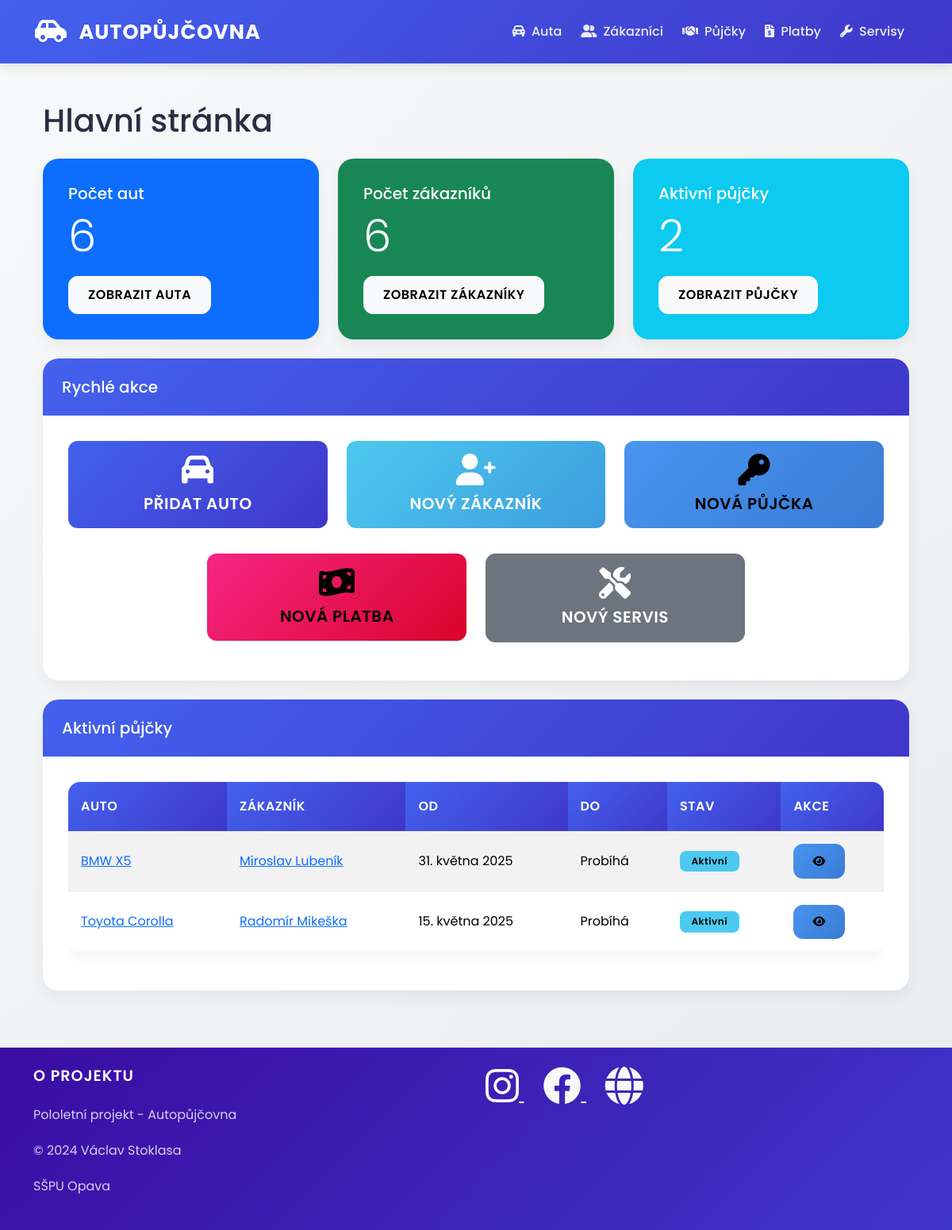
The page / on the database its author committed.
### auto/models.py (models this page shows, shortened)
class Pujcka(models.Model):
    datum_pujceni = models.DateField()
    datum_vraceni = models.DateField(blank=True, null=True)
    zakaznik = models.ForeignKey(Zakaznik, on_delete=models.CASCADE)
    auto = models.ForeignKey(Auto, on_delete=models.CASCADE)
    cena = models.DecimalField(max_digits=10, decimal_places=2)
    class Meta:
        verbose_name = "Pujcka"
        verbose_name_plural = "Pujcky   "

class Auto(models.Model):
    znacka = models.CharField(max_length=45,verbose_name="Značka auta",help_text="Zadejte značku auta")
    model = models.CharField(max_length=45,verbose_name="Model dané značky auta")
    rok_vyroby = models.PositiveIntegerField(blank=True, null=True, validators=[MinValueValidator(1900), MaxValueValidator(2025)],verbose_name='Rok vydání', help_text='Zadejte rok vydání (1900 - 2025)')
    dostupnost = models.BooleanField()
    cena_za_den = models.DecimalField(max_digits=10, decimal_places=2)
    class Meta:
        verbose_name = "Auto"
        verbose_name_plural = "Auta"

class Zakaznik(models.Model):
    jmeno = models.CharField(max_length=45,verbose_name="Jméno zákazníka",help_text="Zadejte křestní jméno",error_messages={'blank': "Jméno autora musí být vyplněno!"})
    prijmeni = models.CharField(max_length=45,verbose_name="Přijmení zakazníka",help_text="Zadejte přijemní",error_messages={'blank':"Přijmení autora musí být vyplněno!"})
    datum_narozeni = models.DateField(blank=True, null=True, verbose_name='Datum narození')
    email = models.CharField(max_length=38,verbose_name="e-mail zákaznika",help_text="Zadejte e-mail")
    telefon = models.CharField(max_length=9)
    class Meta:
        ordering = ['prijmeni', 'jmeno']
        verbose_name = 'Zakazník'
        verbose_name_plural = 'Zákazníci'

### auto/views.py (the view)
# urls.py: path('', views.index, name='index'),
def index(request):
    aktivni_pujcky = Pujcka.objects.filter(
        Q(datum_vraceni__isnull=True) | Q(datum_vraceni__gte=timezone.now().date())
    ).select_related('auto', 'zakaznik').order_by('datum_vraceni')
    context = {
        'nadpis': 'Hlavní stránka',
        'pocet_zakazniku': Zakaznik.objects.count(),
        'pocet_aut': Auto.objects.count(),
        'pocet_pujcek': aktivni_pujcky.count(),
        'aktivni_pujcky': aktivni_pujcky
    }
    return render(request, 'index.html', context)

### auto/templates/index.html (shortened to what this page needs)
{% extends "base.html" %}
{% block content %}
<div class="container">
    <h1 class="mb-4">{{ nadpis }}</h1>
    <div class="row mb-4">
        <div class="col-md-4">
            <div class="card text-white bg-primary">
                <div class="card-body">
                    <h5 class="card-title">Počet aut</h5>
                    <p class="card-text display-4">{{ pocet_aut }}</p>
                    <a href="{% url 'seznam_aut' %}" class="btn btn-light">Zobrazit auta</a>
                </div>
            </div>
        </div>
        <div class="col-md-4">
            <div class="card text-white bg-success">
                <div class="card-body">
                    <h5 class="card-title">Počet zákazníků</h5>
                    <p class="card-text display-4">{{ pocet_zakazniku }}</p>
                    <a href="{% url 'seznam_zakazniku' %}" class="btn btn-light">Zobrazit zákazníky</a>
                </div>
            </div>
        </div>
        <div class="col-md-4">
            <div class="card text-white bg-info">
                <div class="card-body">
                    <h5 class="card-title">Aktivní půjčky</h5>
                    <p class="card-text display-4">{{ pocet_pujcek }}</p>
                    <a href="{% url 'seznam_pujcek' %}" class="btn btn-light">Zobrazit půjčky</a>
                </div>
            </div>
        </div>
    </div>
    <div class="row mb-4">
        <div class="col-12">
            <div class="card">
                <div class="card-header d-flex justify-content-between align-items-center">
                    <h5 class="mb-0">Rychlé akce</h5>
                </div>
                <div class="card-body">
                    <div class="row justify-content-center mb-3">
                        <div class="col-md-4">
                            <a href="{% url 'pridat_auto' %}" class="btn btn-primary btn-lg w-100 mb-3 py-3">
                                <i class="fas fa-car fa-2x mb-2"></i>
                                <br>Přidat auto
                            </a>
                        </div>
                        <div class="col-md-4">
                            <a href="{% url 'pridat_zakaznika' %}" class="btn btn-success btn-lg w-100 mb-3 py-3">
                                <i class="fas fa-user-plus fa-2x mb-2"></i>
                                <br>Nový zákazník
                            </a>
                        </div>
                        <div class="col-md-4">
                            <a href="{% url 'pridat_pujcku' %}" class="btn btn-info btn-lg w-100 mb-3 py-3">
                                <i class="fas fa-key fa-2x mb-2"></i>
                                <br>Nová půjčka
                            </a>
                        </div>
                    </div>
                    <div class="row justify-content-center">
                        <div class="col-md-4">
                            <a href="{% url 'pridat_platbu' %}" class="btn btn-warning btn-lg w-100 mb-3 py-3">
                                <i class="fas fa-money-bill-wave fa-2x mb-2"></i>
                                <br>Nová platba
                            </a>
                        </div>
                        <div class="col-md-4">
                            <a href="{% url 'pridat_servis' %}" class="btn btn-secondary btn-lg w-100 mb-3 py-3">
                                <i class="fas fa-tools fa-2x mb-2"></i>
                                <br>Nový servis
                            </a>
                        </div>
                    </div>
                </div>
            </div>
        </div>
    </div>
    <div class="row">
        <div class="col-12">
            <div class="card">
                <div class="card-header">
                    <h5 class="mb-0">Aktivní půjčky</h5>
                </div>
                <div class="card-body">
                    <div class="table-responsive">
                        <table class="table table-striped">
                            <thead>
                                <tr>
                                    <th>Auto</th>
                                    <th>Zákazník</th>
                                    <th>Od</th>
                                    <th>Do</th>
                                    <th>Stav</th>
                                    <th>Akce</th>
                                </tr>
                            </thead>
                            <tbody>
                                {% for pujcka in aktivni_pujcky %}
                                <tr>
                                    <td>
                                        <a href="{% url 'detail_auta' pujcka.auto.pk %}">
                                            {{ pujcka.auto.znacka }} {{ pujcka.auto.model }}
                                        </a>
                                    </td>
                                    <td>
                                        <a href="{% url 'detail_zakaznika' pujcka.zakaznik.pk %}">
                                            {{ pujcka.zakaznik.jmeno }} {{ pujcka.zakaznik.prijmeni }}
                                        </a>
                                    </td>
                                    <td>{{ pujcka.datum_pujceni }}</td>
                                    <td>{{ pujcka.datum_vraceni|default:"Probíhá" }}</td>
                                    <td>
                                        {% if pujcka.datum_vraceni %}
                                        <span class="badge badge-warning">Rezervováno</span>
                                        {% else %}
                                        <span class="badge badge-success">Aktivní</span>
                                        {% endif %}
                                    </td>
                                    <td>
                                        <a href="{% url 'detail_pujcky' pujcka.pk %}" class="btn btn-sm btn-info">
                                            <i class="fas fa-eye"></i>
                                        </a>
                                    </td>
                                </tr>
                                {% empty %}
                                <tr>
                                    <td colspan="6" class="text-center">Žádné aktivní půjčky</td>
                                </tr>
                                {% endfor %}
                            </tbody>
                        </table>
                    </div>
                </div>
            </div>
        </div>
    </div>
</div>
{% endblock %}

### auto/templates/base.html (shortened to what this page needs)
{% load static %}
<!DOCTYPE html>
<html lang="cs">
<head>
    <link href="https://cdn.jsdelivr.net/npm/bootstrap@5.3.3/dist/css/bootstrap.min.css" rel="stylesheet">
    <link href="https://cdnjs.cloudflare.com/ajax/libs/font-awesome/6.0.0/css/all.min.css" rel="stylesheet">
    <link href="{% static 'css/style.css' %}" rel="stylesheet">
</head>
<body class="d-flex flex-column min-vh-100">
    {% include 'page/navbar.html' %}
    <main class="container py-4 fade-in">
        {% block content %}{% endblock %}
    </main>
    {% include 'page/footer.html' %}
</body>
</html>

### auto/templates/page/navbar.html (shortened to what this page needs)
{% load static %}
<nav class="navbar navbar-expand-lg navbar-dark mb-4">
    <div class="container">
        <a class="navbar-brand" href="{% url 'index' %}">
            <i class="fas fa-car-side fa-lg me-2"></i> Autopůjčovna
        </a>
        <div class="collapse navbar-collapse" id="navbarNav">
            <ul class="navbar-nav ms-auto">
                <li class="nav-item me-2">
                    <a class="nav-link {% if request.resolver_match.url_name == 'seznam_aut' %}active{% endif %}" href="{% url 'seznam_aut' %}">
                        <i class="fas fa-car-alt me-1"></i> Auta
                    </a>
                </li>
                <li class="nav-item me-2">
                    <a class="nav-link {% if request.resolver_match.url_name == 'seznam_zakazniku' %}active{% endif %}" href="{% url 'seznam_zakazniku' %}">
                        <i class="fas fa-user-friends me-1"></i> Zákazníci
                    </a>
                </li>
                <li class="nav-item me-2">
                    <a class="nav-link {% if request.resolver_match.url_name == 'seznam_pujcek' %}active{% endif %}" href="{% url 'seznam_pujcek' %}">
                        <i class="fas fa-handshake me-1"></i> Půjčky
                    </a>
                </li>
                <li class="nav-item me-2">
                    <a class="nav-link {% if request.resolver_match.url_name == 'seznam_plateb' %}active{% endif %}" href="{% url 'seznam_plateb' %}">
                        <i class="fas fa-file-invoice-dollar me-1"></i> Platby
                    </a>
                </li>
                <li class="nav-item me-2">
                    <a class="nav-link {% if request.resolver_match.url_name == 'seznam_servisu' %}active{% endif %}" href="{% url 'seznam_servisu' %}">
                        <i class="fas fa-wrench me-1"></i> Servisy
                    </a>
                </li>
            </ul>
        </div>
    </div>
</nav>

### auto/templates/page/footer.html (shortened to what this page needs)
    <footer class="bg-dark text-light py-4 mt-5">
        <div class="container">
            <div class="row">
                <div class="col-md-6">
                    <h5>O projektu</h5>
                    <p>Pololetní projekt - Autopůjčovna</p>
                    <p>&copy; 2024 Václav Stoklasa</p>
                    <p>SŠPU Opava</p>
                </div>
                <div class="col-md-6 text-md-right">
                    <div class="social-links">
                        <a href="https://www.instagram.com/sspu_opava/" class="text-light mr-3" target="_blank">
                            <i class="fab fa-instagram fa-2x"></i>
                        </a>
                        <a href="https://www.facebook.com/sspu.opava" class="text-light mr-3" target="_blank">
                            <i class="fab fa-facebook fa-2x"></i>
                        </a>
                        <a href="https://www.sspu-opava.cz" class="text-light" target="_blank">
                            <i class="fas fa-globe fa-2x"></i>
                        </a>
                    </div>
                </div>
            </div>
        </div>
    </footer>

### static/css/style.css (style rules this page uses)
:root { --primary-color: #4361ee; --secondary-color: #3f37c9; --success-color: #4cc9f0; --info-color: #4895ef; --warning-color: #f72585; --danger-color: #ff006e; --dark-color: #3a0ca3; --light-color: #f8f9fa; --gray-color: #b5b5b5; }
body { font-family: 'Poppins', sans-serif; background: linear-gradient(135deg, #f8f9fa 0%, #e9ecef 100%); color: #2b2d42; min-height: 100vh; }
.navbar { background: linear-gradient(135deg, var(--primary-color) 0%, var(--secondary-color) 100%) !important; padding: 1rem 2rem; box-shadow: 0 4px 15px rgba(0, 0, 0, 0.1); }
.navbar-brand { font-weight: 700; font-size: 1.6rem; color: white !important; text-transform: uppercase; letter-spacing: 1px; }
.navbar-nav .nav-link { color: rgba(255, 255, 255, 0.9) !important; font-weight: 500; padding: 0.5rem 1rem; border-radius: 8px; transition: all 0.3s ease; }
.card { border: none; border-radius: 20px; box-shadow: 0 8px 20px rgba(0, 0, 0, 0.05); transition: all 0.3s ease; background: white; overflow: hidden; }
.card-header { background: linear-gradient(135deg, var(--primary-color) 0%, var(--secondary-color) 100%); color: white; border-bottom: none; padding: 1.5rem; font-weight: 600; }
.card-body { padding: 2rem; }
.btn { border-radius: 12px; padding: 0.7rem 1.5rem; font-weight: 600; text-transform: uppercase; letter-spacing: 0.5px; transition: all 0.3s ease; position: relative; overflow: hidden; }
.btn::after { content: ''; position: absolute; top: 0; left: 0; width: 100%; height: 100%; background: linear-gradient(rgba(255,255,255,0.2), transparent); opacity: 0; transition: opacity 0.3s ease; }
.btn-primary { background: linear-gradient(135deg, var(--primary-color) 0%, var(--secondary-color) 100%); border: none; }
.btn-success { background: linear-gradient(135deg, var(--success-color) 0%, #3d9ddd 100%); border: none; }
.btn-info { background: linear-gradient(135deg, var(--info-color) 0%, #3a7bd5 100%); border: none; }
.btn-warning { background: linear-gradient(135deg, var(--warning-color) 0%, #d90429 100%); border: none; }
.table { background: white; border-radius: 15px; overflow: hidden; box-shadow: 0 5px 15px rgba(0, 0, 0, 0.05); }
.table thead th { background: linear-gradient(135deg, var(--primary-color) 0%, var(--secondary-color) 100%); color: white; font-weight: 600; text-transform: uppercase; letter-spacing: 0.5px; padding: 1.2rem 1rem; border: none; }
.table tbody td { padding: 1rem; vertical-align: middle; border-bottom: 1px solid rgba(0, 0, 0, 0.05); }
.table-striped tbody tr:nth-of-type(odd) { background-color: rgba(67, 97, 238, 0.05); }
.badge { padding: 0.6em 1.2em; border-radius: 8px; font-weight: 600; letter-spacing: 0.5px; }
.badge.badge-success, .badge.bg-success { background: var(--success-color) !important; color: #000 !important; }
footer { background: linear-gradient(135deg, var(--dark-color) 0%, var(--secondary-color) 100%) !important; color: white; padding: 3rem 0; margin-top: auto; }
footer h5 { color: white; font-weight: 600; margin-bottom: 1.5rem; font-size: 1.2rem; text-transform: uppercase; letter-spacing: 1px; }
footer p { color: rgba(255, 255, 255, 0.8); line-height: 1.8; }
.social-links a { color: white; margin-right: 1.5rem; font-size: 1.5rem; transition: all 0.3s ease; }

### rows shown on the page
Pujcka: auto.znacka "BMW", auto.model "X5", zakaznik.jmeno "Miroslav", zakaznik.prijmeni "Lubeník", datum_pujceni "31. května 2025", datum_vraceni "Probíhá", shows "Aktivní"
Pujcka: auto.znacka "Toyota", auto.model "Corolla", zakaznik.jmeno "Radomír", zakaznik.prijmeni "Mikeška", datum_pujceni "15. května 2025", datum_vraceni "Probíhá", shows "Aktivní"

### other values the page prints
{{ nadpis }} "Hlavní stránka"
{{ pocet_aut }} "6"
{{ pocet_zakazniku }} "6"
{{ pocet_pujcek }} "2"
